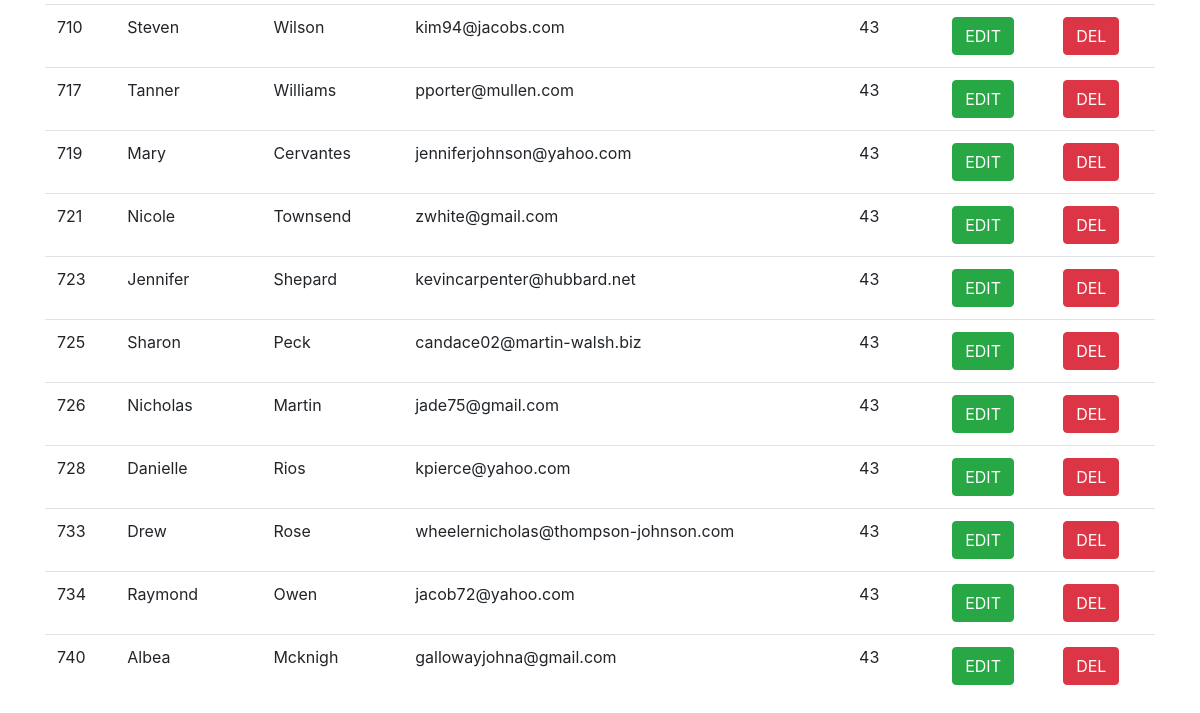
The app's page /group/edit/4 (signed in, lower part), older data.
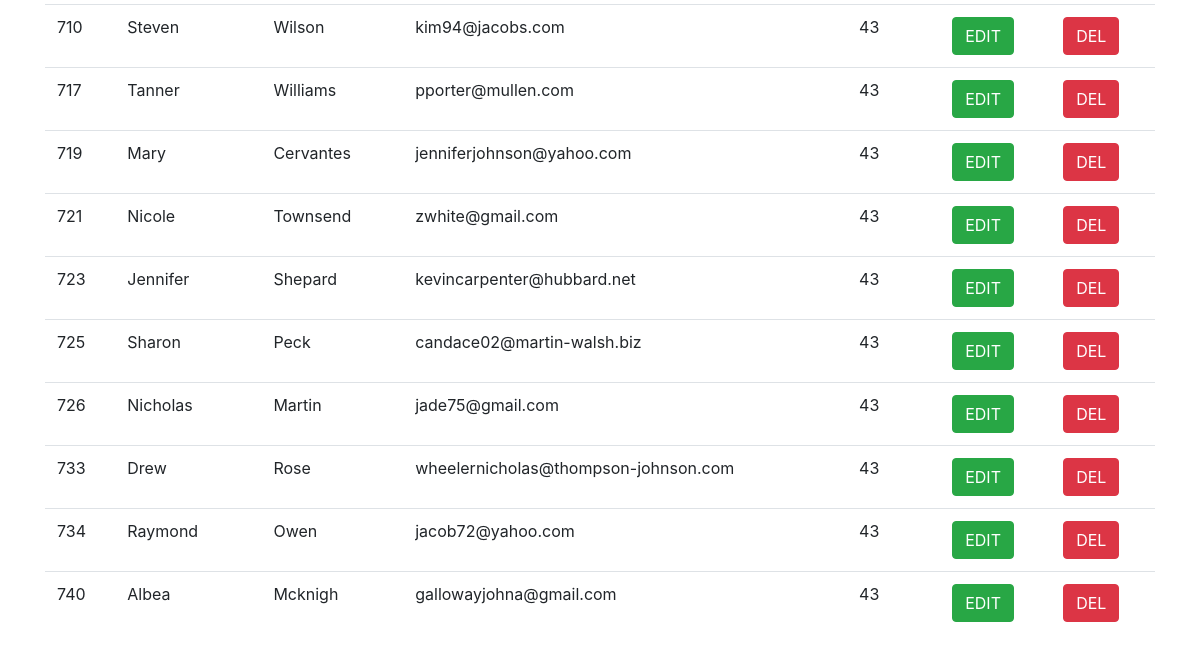
The same page, newer data.
### student/models.py (models this page shows, shortened)
class Student(models.Model):
    first_name = models.CharField(max_length=40, null=False)
    last_name = models.CharField(max_length=25, null=False)
    email = models.EmailField(max_length=40, null=True)
    birthdate = models.DateField(default=datetime.date.today)
    phone_number = models.CharField(max_length=25, null=False)
    group = models.ForeignKey(to=Group, null=True, on_delete=models.SET_NULL, related_name='student')

### group/models.py (models this page shows, shortened)
class Group(models.Model):
    group_num = models.IntegerField(null=False, default=0)
    teachers = models.ForeignKey(to=Teacher, null=True, on_delete=models.SET_NULL, related_name='group')

### group/views.py (the view, shortened to what this page needs)
# urls.py: path('edit/<int:pk>', GroupUpdateViews.as_view(), name='edit'),
class GroupUpdateViews(LoginRequiredMixin, UpdateView):
    model = Group
    template_name = 'group_edit.html'
    form_class = GroupEditForm
    login_url = reverse_lazy('login')

### teacher/models.py (called while the page is built)
    def __str__(self):
        return f"{self.first_name} {self.last_name} {self.email} {self.phone_number}"

### group/templates/group_edit.html (shortened to what this page needs)
{% extends 'base.html' %}
{% load crispy_forms_tags %}
{%block content%}
{% with students_list=group.student.all %}
    {% include 'includes/student_table.html' %}
{% endwith %}
{%endblock%}

### student/templates/includes/student_table.html (shortened to what this page needs)
{% if students_list %}
    <table class="table table-hover">
        {% for student in students_list %}
            <tr>
              <td> {{ student.id }}</td>
              <td> {{ student.first_name }}</td>
              <td> {{ student.last_name }}</td>
              <td> {{ student.email }}</td>
              <td> {{ student.group.group_num }}</td>
              <td> <a href="{% url 'students:edit' student.id %}" class="btn btn-success">EDIT</a></td>
                <td> <a href="{% url 'students:del' student.id %}" class="btn btn-danger">DEL</a></td>
            </tr>
        {% endfor %}
    </table>
{% else %}
    <p>Sorry, list is empty</p>
{% endif %}

Row changes from the older to the newer data that the page shows:
removed Student: id "728", first_name "Danielle", last_name "Rios", email "kpierce@yahoo.com", group.group_num "43"
